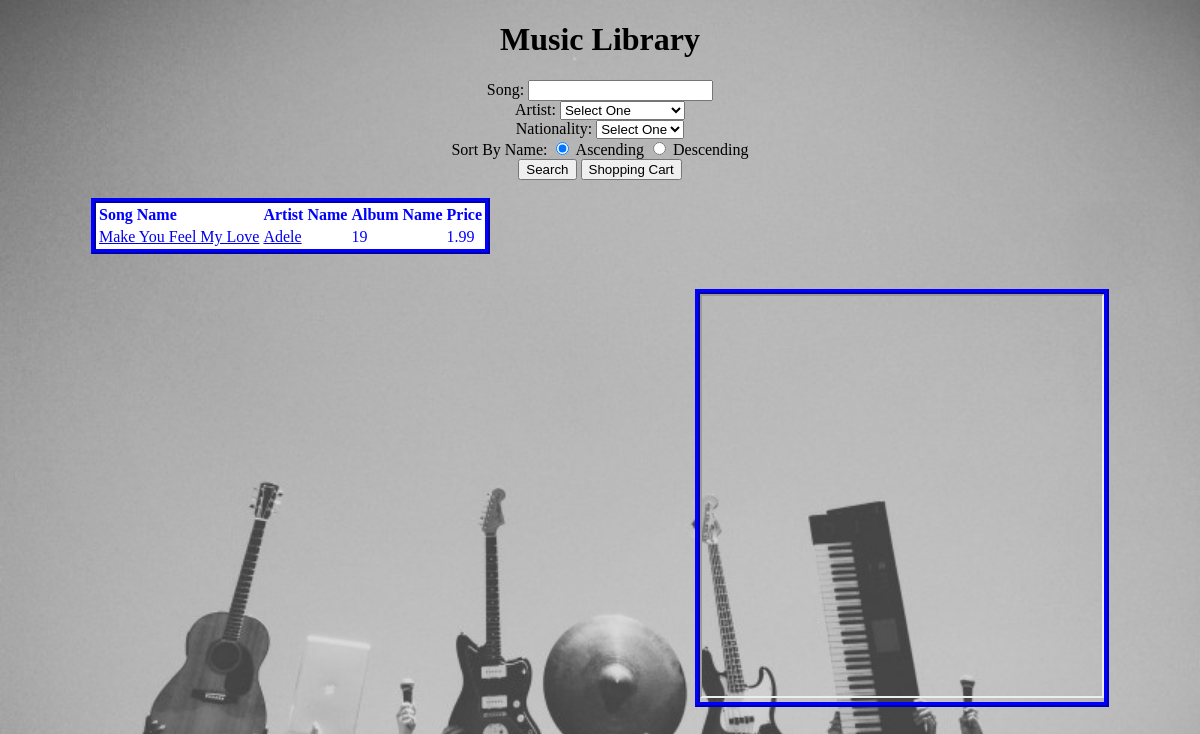
Page /SQL.php?songName=Make You Feel My Love on the committed database.
### tables this page shows
CREATE TABLE IF NOT EXISTS `song` (
  `songId` tinyint(4) NOT NULL AUTO_INCREMENT,
  `songName` varchar(50) NOT NULL,
  `artistId` tinyint(4) NOT NULL,
  `albumId` tinyint(4) NOT NULL,
  `length` varchar(5) NOT NULL,
  `price` float NOT NULL,
  PRIMARY KEY (`songId`)
);

CREATE TABLE IF NOT EXISTS `artist` (
  `artistId` tinyint(4) NOT NULL AUTO_INCREMENT,
  `artistName` varchar(30) NOT NULL,
  `nationality` varchar(20) NOT NULL,
  PRIMARY KEY (`artistId`)
);

CREATE TABLE IF NOT EXISTS `album` (
  `albumId` tinyint(4) NOT NULL AUTO_INCREMENT,
  `albumName` varchar(30) NOT NULL,
  `artistId` tinyint(4) NOT NULL,
  `year` year(4) NOT NULL,
  PRIMARY KEY (`albumId`)
);

### SQL.php (the view, shortened to what this page needs)
<?php
$host = "localhost";
$dbname = "music";
$username = "root";
$password = "s3cr3t";
$dbConn = new PDO("mysql:host=$host;dbname=$dbname", $username, $password);
$dbConn->setAttribute(PDO::ATTR_ERRMODE, PDO::ERRMODE_EXCEPTION);
function getFilters($filter) {
    global $dbConn;
    $sql = "SELECT * FROM song NATURAL JOIN artist NATURAL JOIN album" . $filter;
    $stmt = $dbConn -> prepare ($sql);
    $stmt -> execute( );
    $records = $stmt->fetchAll(PDO::FETCH_ASSOC);
    return $records;
}
function theSearch() {
    $filter = " WHERE 1";
    if (!empty($_GET['songName'])) {
        $filter = $filter . " AND songName like '%" . $_GET['songName'] ."%'";
    }
    $filter = $filter . " ORDER BY " . 'songName' . " " . $_GET['asc'];
    $songs = getFilters($filter);
    echo "<div style ='float:left'>";
    echo "<table>";
    echo "<tr><th>Song Name</th><th>Artist Name</th><th>Album Name</th><th>Price</th></tr>";
    foreach($songs as $song) {
        $url = $song['songId'];
        echo "<tr>";
        echo "<td>" . "<a href='songInfo.php?songId=" . $url . "' target='songInfoFrame'>" . $song['songName'] . "</a></td>";
        echo "<td>" . "<a href='artistInfo.php?artistName=".$song['artistName']."'target='artistInfoFrame'>" . $song['artistName'] . "</a> "  . "</td>";
        echo "<td>" . $song['albumName'] . "</td>";
        echo "<td>" . $song['price'] . "</td>";
        echo "</tr>";
    }
    echo"</table>";
    echo "</div>";
}
function isFormValid() {
    return false;
}
?>
<!DOCTYPE html>
<html>
    <head>
    </head>
    <body>
        <h1>Music Library</h1>
        <form method="GET" action"SQL.php">
            Song: <input type="text" name="songName"/><br />
            Artist:    <select name="artistName">
                       <option value="">Select One</option>
                     </select><br />
            Nationality: <select name="nationality">
                           <option value="">Select One</option>
                            </select><br />
            Sort By Name:
                    <input type="radio" name="asc" value="ASC" checked/> Ascending
                    <input type="radio" name="asc" value="DESC"/> Descending<br />
                     <input type="submit" value="Search" name="submitForm"/>
                     <input type ="button" value="Shopping Cart" name="shoppingCart" onclick="location.href='shoppingCart.php'"/>
        </form><br />
        <div id="songsAndInfo">
            <div id='songList'>
                <?php
                if (isFormValid())
                {
                    theSearch();
                }
                else {
                    theSearch();
                }
                ?>
            </div>
            <div id="songInfo" style = "float:center">
                <iframe src="" width="400" height="400" name="songInfoFrame"></iframe>
            </div>
        </div>
    </body>
</html>

### css/styles.css (style rules this page uses)
th { background-color: gray; text-align:left; }
table { border:5px ridge blue; }
td { text-align:left; }
table,tr,th,td { background-color:white; color:blue; }
body { text-align: center; background-image: url(/team_project/OnlineCatalog/img/background.jpg); -webkit-background-size: cover; -moz-background-size: cover; -o-background-size: cover; background-size: cover; }
#songList { display:inline-block; width: 600px; height: 500px; }
#songInfo { display:inline-block; text-align: center; border:5px ridge blue; }

### rows in the picture
song: songName "Make You Feel My Love", artistId.artistName "Adele", albumId.albumName "19", price "1.99"
